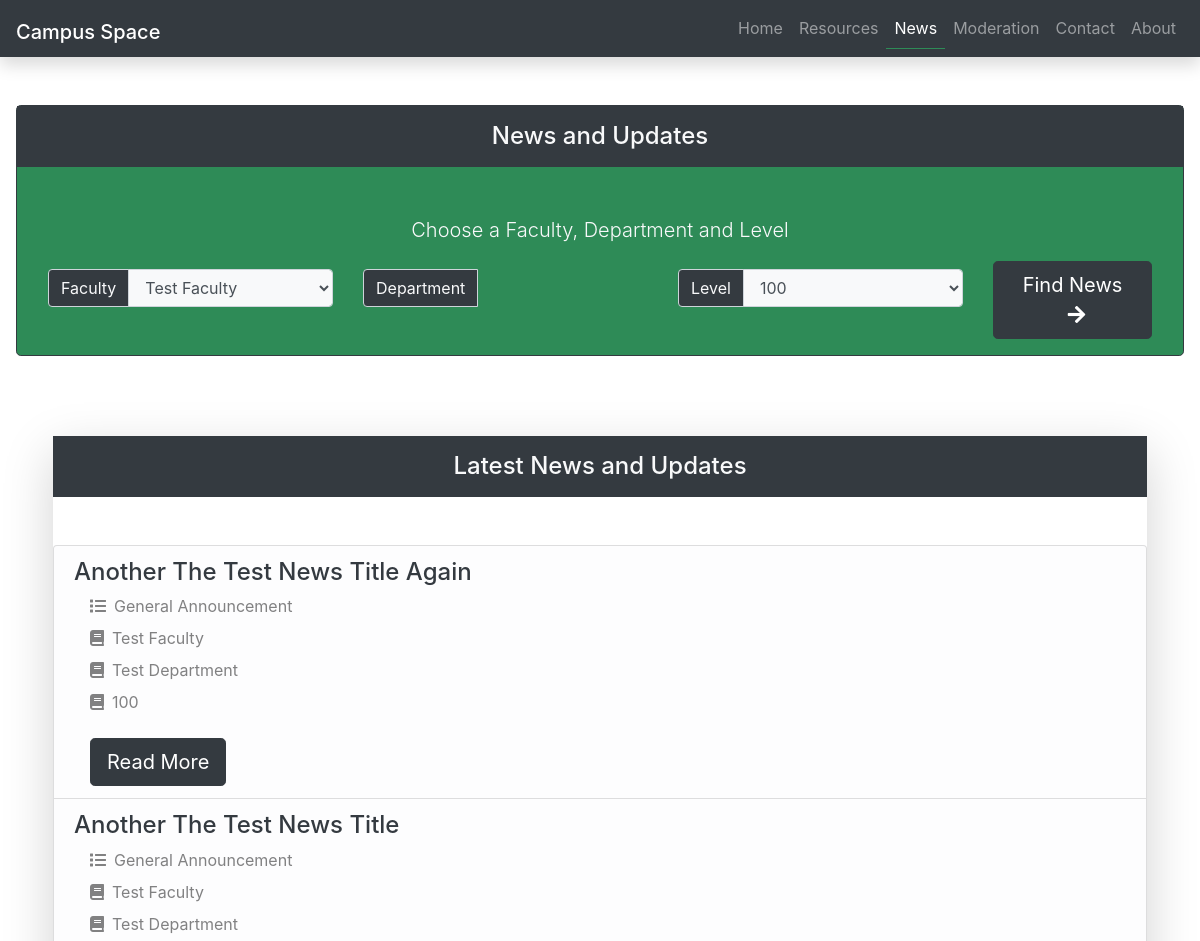
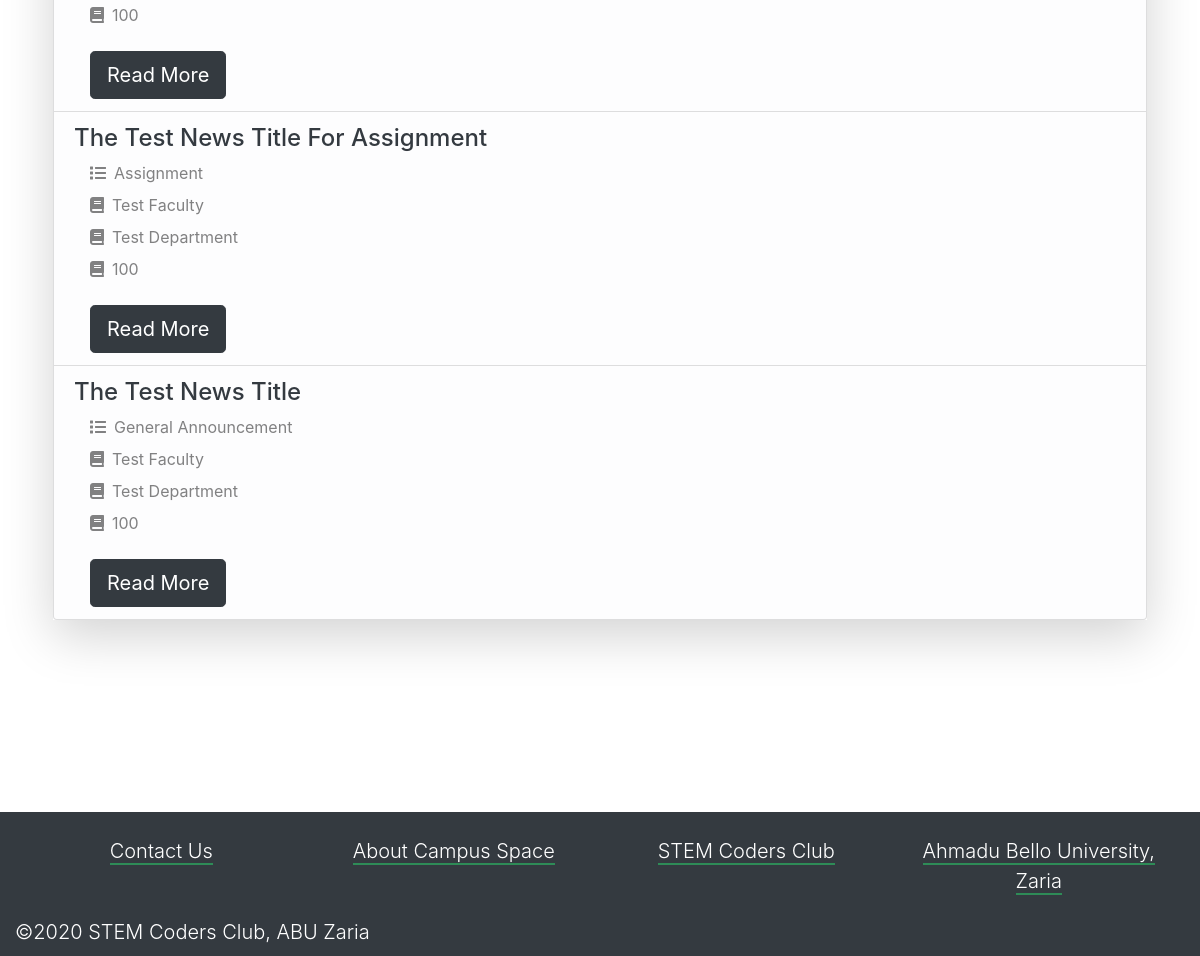
/index.php/news, run on the app's committed database (2 pictures, top to bottom).
### tables this page shows
CREATE TABLE `news` (
  `id` int(10) UNSIGNED NOT NULL,
  `title` varchar(200) NOT NULL,
  `content` varchar(5000) NOT NULL,
  `category_id` int(11) NOT NULL,
  `faculty_id` int(10) UNSIGNED NOT NULL,
  `department_id` int(11) NOT NULL,
  `level_id` int(11) NOT NULL,
  `date_added` datetime NOT NULL DEFAULT current_timestamp()
);

CREATE TABLE `news_categories` (
  `id` int(10) UNSIGNED NOT NULL,
  `category` varchar(20) NOT NULL
);

CREATE TABLE `faculties` (
  `id` int(10) UNSIGNED NOT NULL,
  `faculty` varchar(60) NOT NULL
);

CREATE TABLE `departments` (
  `id` int(10) UNSIGNED NOT NULL,
  `department` varchar(60) NOT NULL,
  `faculty_id` int(11) NOT NULL
);

CREATE TABLE `levels` (
  `id` int(10) UNSIGNED NOT NULL,
  `level` varchar(12) NOT NULL
);

### application/controllers/News.php (called while the page is built, shortened)
<?php
class News extends CI_Controller
{
    public function index()
    {
        $data['page_title'] = 'News';
        $data['news'] = $this->news_model->get_latest_news();
        load_view('news/index', $data);
    }
}

### index.php (called while the page is built, shortened)
<?php
require_once BASEPATH.'core/CodeIgniter.php';

### application/models/Moderation_model.php (called while the page is built, shortened)
<?php
class Moderation_model extends CI_Model
{
    public function get_levels()
    {
        return $this->db->get('levels')->result_array();
    }
    public function get_faculties()
    {
        return $this->db->get('faculties')->result_array();
    }
}

### application/models/News_model.php (called while the page is built, shortened)
<?php
class News_model extends CI_Model
{
    function get_latest_news()
    {
        $query = $this->db->select('news.id, news.title AS news_title, news_categories.category AS news_category, news.content AS news_content, '
            . 'levels.level AS news_level, faculties.faculty AS news_faculty, departments.department AS news_department')
            ->from('news')
            ->join('news_categories', 'news_categories.id = news.category_id')
            ->join('levels', 'levels.id = news.level_id')
            ->join('faculties', 'faculties.id = news.faculty_id')
            ->join('departments', 'departments.id = news.department_id')
            ->order_by('news.date_added DESC')
            ->limit(10, 0);
        return $query->get()->result_array();
    }
}

### application/views/news/index.php (the view, shortened to what this page needs)
<div class="res-container mt-5 m-3 border border-dark rounded rounded-lg text-light">
    <div class="p-3 text-light">
        <h4 class="text-center text-light bg-dark p-3 mt-n3 mx-n3 mb-5">News and Updates</h4>
        <p class="lead text-center">Choose a Faculty, Department and Level</p>
        <div class="container-fluid">
            <div class="row">
                <div class="col-sm mt-2">
                    <div class="input-group mb-3">
                        <div class="input-group-prepend">
                            <span class="input-group-text bg-dark text-light">Faculty</span>
                        </div>
                        <?= get_faculties_select('faculty_select'); ?>
                    </div>
                </div>
                <div class="col-sm mt-2">
                    <div class="input-group mb-3" id="departments_select_container">
                        <div class="input-group-prepend">
                            <span class="input-group-text bg-dark text-light">Department</span>
                        </div>
                    </div>
                </div>
                <div class="col-sm mt-2">
                    <div class="input-group mb-3">
                        <div class="input-group-prepend">
                            <span class="input-group-text bg-dark text-light">Level</span>
                        </div>
                        <?= get_levels_select(); ?>
                    </div>
                </div>
                <div class="col-sm-2 mt-4 mt-md-0">
                    <button id="btn_find_news" class="btn btn-dark btn-lg">
                        Find News <span class="fas fa-arrow-right ml-2"></span>
                    </button>
                </div>
            </div>
        </div>
    </div>
</div>
<div class="container resources-index-mfa mb-3">
    <div class="mt-5 m-2 text-dark pt-3 shadow shadow-lg pl-0">
        <h4 class="text-center text-light bg-dark p-3 mt-n3 mb-5">Latest News and Updates</h4>
        <ul class="list-group">
            <?php foreach ($news as $news_item): ?>
                <li class="list-group-item list-group-item-light">
                    <h4 class="text-dark"><?= $news_item['news_title']; ?></h4>
                    <div class="ml-3">
                        <div class="mb-2"><span class="fas fa-list mr-2"></span><?= $news_item['news_category']; ?></div>
                        <div class="mb-2"><span class="fas fa-book mr-2"></span><?= $news_item['news_faculty']; ?></div>
                        <div class="mb-2"><span class="fas fa-book mr-2"></span><?= $news_item['news_department']; ?></div>
                        <div class="mb-2"><span class="fas fa-book mr-2"></span><?= $news_item['news_level']; ?></div>
                        <div class="mt-4">
                            <a href="<?= site_url('news/view/' . $news_item['id']); ?>" class="btn btn-dark btn-lg mr-2">Read More</a>
                        </div>
                    </div>
                </li>
            <?php endforeach; ?>
        </ul>
    </div>
</div>

### assets/css/all.css (style rules this page uses)
.fa, .fas, .far, .fal, .fab { -moz-osx-font-smoothing: grayscale; -webkit-font-smoothing: antialiased; display: inline-block; font-style: normal; font-variant: normal; text-rendering: auto; line-height: 1; }
.fa-arrow-right:before { content: "\f061"; }
.fa-book:before { content: "\f02d"; }
.fa-list:before { content: "\f03a"; }
.fa, .fas { font-family: 'Font Awesome 5 Free'; font-weight: 900; }

### assets/css/styles.css (style rules this page uses)
.res-container { background: seagreen; }
div.resources-index-mfa { margin-top: 5rem; }

### data on the page
news: title "Another The Test News Title Again", news_categories.category "General Announcement", faculty.faculty "Test Faculty", department.department "Test Department", level.level "100"
news: title "Another The Test News Title", news_categories.category "General Announcement", faculty.faculty "Test Faculty", department.department "Test Department", level.level "100"
news: title "The Test News Title For Assignment", news_categories.category "Assignment", faculty.faculty "Test Faculty", department.department "Test Department", level.level "100"
news: title "The Test News Title", news_categories.category "General Announcement", faculty.faculty "Test Faculty", department.department "Test Department", level.level "100"

### other printed values
form field faculty "Test Faculty"
form field level "100"
